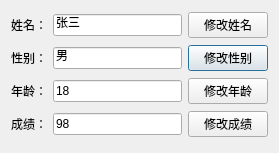
<?xml version="1.0" encoding="UTF-8"?>
<ui version="4.0">
 <class>inputDialog</class>
 <widget class="QDialog" name="inputDialog">
  <property name="geometry">
   <rect>
    <x>0</x>
    <y>0</y>
    <width>279</width>
    <height>153</height>
   </rect>
  </property>
  <property name="windowTitle">
   <string>标准输入对话框实例</string>
  </property>
  <layout class="QHBoxLayout" name="horizontalLayout">
   <item>
    <layout class="QGridLayout" name="gridLayout">
     <item row="0" column="0">
      <widget class="QLabel" name="label">
       <property name="text">
        <string>姓名：</string>
       </property>
      </widget>
     </item>
     <item row="2" column="0">
      <widget class="QLabel" name="label_3">
       <property name="text">
        <string>年龄：</string>
       </property>
      </widget>
     </item>
     <item row="1" column="2">
      <widget class="QPushButton" name="changeSexButton">
       <property name="text">
        <string>修改性别</string>
       </property>
      </widget>
     </item>
     <item row="2" column="1">
      <widget class="QLineEdit" name="ageEdit">
       <property name="text">
        <string>18</string>
       </property>
       <property name="readOnly">
        <bool>true</bool>
       </property>
      </widget>
     </item>
     <item row="1" column="1">
      <widget class="QLineEdit" name="sexEdit">
       <property name="text">
        <string>男</string>
       </property>
       <property name="readOnly">
        <bool>true</bool>
       </property>
      </widget>
     </item>
     <item row="2" column="2">
      <widget class="QPushButton" name="changeAgeButton">
       <property name="text">
        <string>修改年龄</string>
       </property>
      </widget>
     </item>
     <item row="0" column="1">
      <widget class="QLineEdit" name="nameEdit">
       <property name="text">
        <string>张三</string>
       </property>
       <property name="readOnly">
        <bool>true</bool>
       </property>
      </widget>
     </item>
     <item row="0" column="2">
      <widget class="QPushButton" name="changeNameButton">
       <property name="text">
        <string>修改姓名</string>
       </property>
      </widget>
     </item>
     <item row="1" column="0">
      <widget class="QLabel" name="label_2">
       <property name="text">
        <string>性别：</string>
       </property>
      </widget>
     </item>
     <item row="3" column="0">
      <widget class="QLabel" name="label_4">
       <property name="text">
        <string>成绩：</string>
       </property>
      </widget>
     </item>
     <item row="3" column="1">
      <widget class="QLineEdit" name="scoreEdit">
       <property name="text">
        <string>98</string>
       </property>
       <property name="readOnly">
        <bool>true</bool>
       </property>
      </widget>
     </item>
     <item row="3" column="2">
      <widget class="QPushButton" name="changeScoreButton">
       <property name="text">
        <string>修改成绩</string>
       </property>
      </widget>
     </item>
    </layout>
   </item>
  </layout>
 </widget>
 <resources/>
 <connections/>
</ui>
